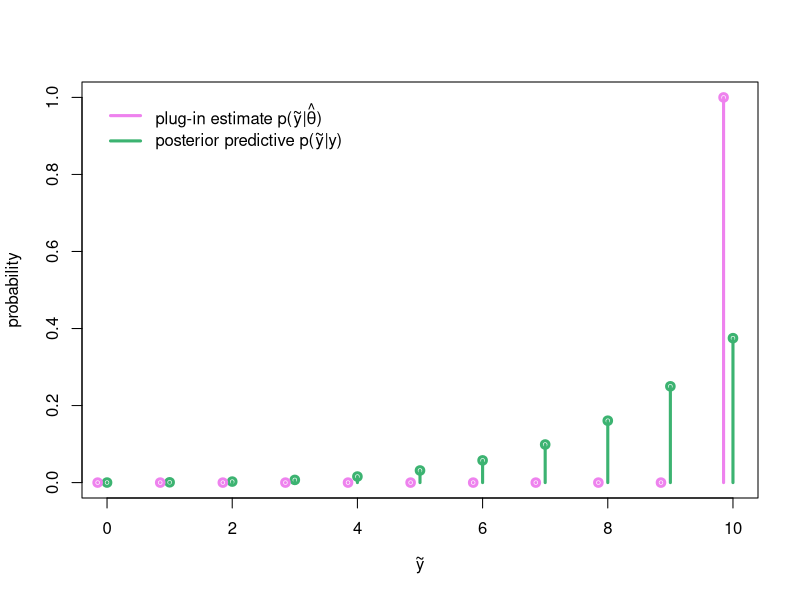
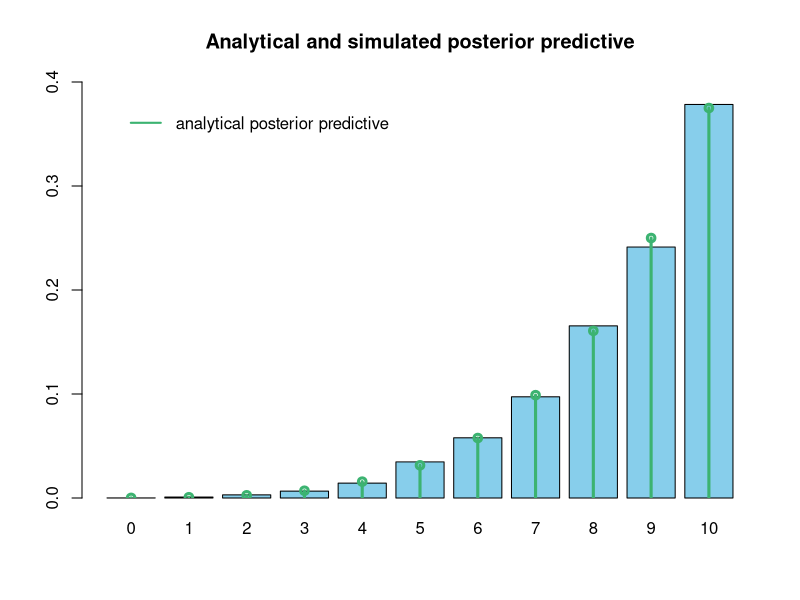
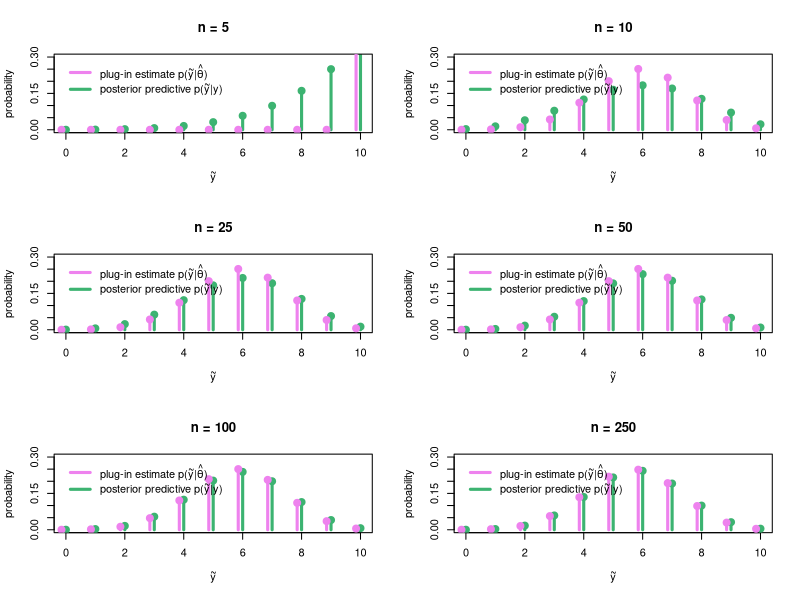

The R script that drew these images, in order:
# Bayes-paattely Tyoterveyslaitos 8.-9.2.2018
# Ennustaminen posterioriennustejakauman avulla

# Lue kolikonheitot data frameen
df <- read.csv('finnish2e.csv', header = FALSE)
obs <- df$V1
y <- sum(obs) # laske kruunien maara
n <- length(obs)

# Priorijakaumien parametrit
alpha <- beta <- 1 
alpha_1 <- beta_1 <- 5

# Aseta luottamustaso
alpha_conf <- .5
alpha_conf / 2
1 - alpha_conf / 2

# Paivita posteriorijakauman parametrit
n <- 5 # tarkastellaan 5 ensimmaista heittoa
y <- sum(obs[1:n])
alpha_n <- alpha + y
beta_n <- beta + n - y

# install.packages('VGAM')
library(VGAM)

#########################################################################
# Posterioriennustejakauman ja plug-in - estimaatin kuvaajat 

m <- 10
par(mfrow = c(1,1))
plot(0:m, dbetabinom.ab(0:m, m, alpha_n, beta_n), type = 'h', lwd = 3,
     col = 'mediumseagreen', ylab = 'probability', xlab = expression(tilde(y)), ylim = c(0,1))
points(0:m, dbetabinom.ab(0:m, m, alpha_n, beta_n), lwd = 3, col = 'mediumseagreen')
points((0:m)- .15, dbinom(0:m, size = m, prob = y / n), lwd = 3, col = 'violet')
lines((0:m)- .15, dbinom(0:m, size = m, prob = y / n), lwd = 3, type = 'h', col = 'violet')

legend('topleft', inset = .02, 
       legend = c(expression(paste('plug-in estimate p(', tilde(y), '|', hat(theta), ')')),
                  expression(paste('posterior predictive p(', tilde(y), '|', y, ')'))),
       col = c('violet', 'mediumseagreen'), lwd = 3, bty = 'n')

#########################################################################
# Posterioriennustejakauma simuloimalla

n_sim <- 1e4
theta_sim <- rbeta(n_sim, alpha_n, beta_n)
y_tilde <- rbinom(n_sim, size = m, prob = theta_sim)
df_bar <- barplot(table(y_tilde) / n_sim, col = 'skyblue', ylim = c(0,.4), 
                  main = "Analytical and simulated posterior predictive" )
lines(df_bar, dbetabinom.ab(0:m, m, alpha_n, beta_n), type = 'h', lwd = 3, col = 'mediumseagreen')
if(m == 10 & nrow(df_bar) == m) df_bar <- cbind(df_bar, 12.7)
points(df_bar, dbetabinom.ab(0:m, m, alpha_n, beta_n), lwd = 3, col = 'mediumseagreen')
legend('topleft', legend = 'analytical posterior predictive', col = 'mediumseagreen', bty = 'n', lwd = 2, inset = .05)


#########################################################################
# Posterioriennustejakaumat otoskoolla n = 5 - 250 

par(mfrow = c(3,2))
n_all <- c(5,10,25,50,100,250)
for(n in n_all) {
  y <- sum(obs[1:n])
  alpha_n <- alpha + y
  beta_n <- beta + n - y
  
  plot(0:m, dbetabinom.ab(0:m, m, alpha_n, beta_n), type = 'h', lwd = 3,
       col = 'mediumseagreen', ylab = 'probability', xlab = expression(tilde(y)), ylim = c(0,.3), main = paste('n =', n))
  points(0:m, dbetabinom.ab(0:m, m, alpha_n, beta_n), lwd = 3, col = 'mediumseagreen')
  points((0:m)- .15, dbinom(0:m, size = m, prob = y / n), lwd = 3, col = 'violet')
  lines((0:m)- .15, dbinom(0:m, size = m, prob = y / n), lwd = 3, type = 'h', col = 'violet')
  
  legend('topleft', inset = .02, 
         legend = c(expression(paste('plug-in estimate p(', tilde(y), '|', hat(theta), ')')),
                    expression(paste('posterior predictive p(', tilde(y), '|', y, ')'))),
         col = c('violet', 'mediumseagreen'), lwd = 3, bty = 'n')
  cat('n = ', n, '\n')
  cat(round(dbinom(0:m, size = m, prob = y / n), 3), '\n')
  cat(round(dbetabinom.ab(0:m, m, alpha_n, beta_n), 3), '\n\n')
}
